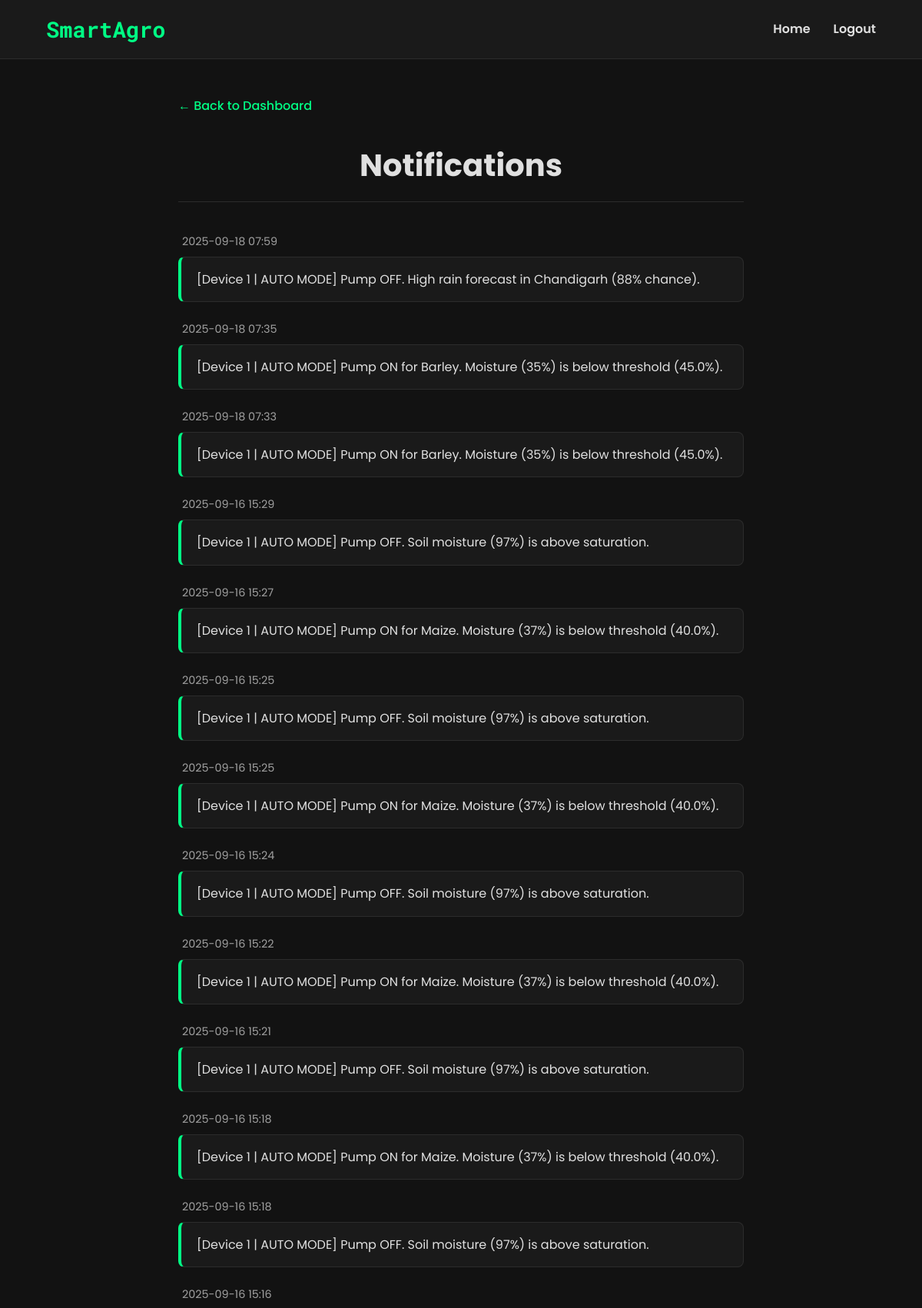
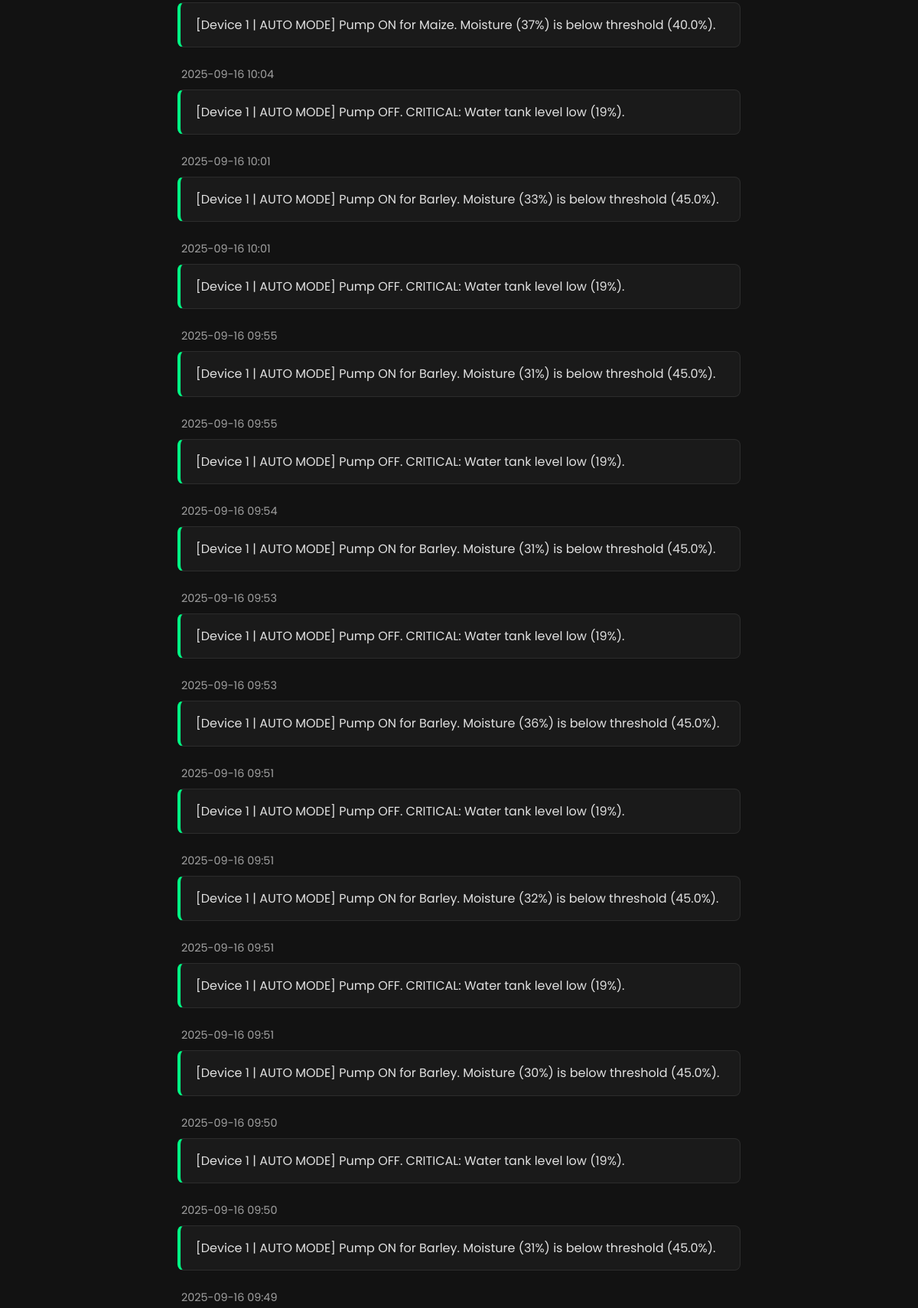
Page /notifications (signed in, upper part) on the committed database (2 pictures, top to bottom).
### tables this page shows
CREATE TABLE notifications(
id INTEGER PRIMARY KEY AUTOINCREMENT,
msg TEXT, time TEXT, device_id INTEGER DEFAULT 1);

### app.py (the view)
@app.route('/notifications')
def notifications():
    con = sqlite3.connect('database.db')
    cur = con.cursor()
    cur.execute("SELECT msg, time FROM notifications WHERE device_id = ? ORDER BY id DESC", (current_user.device_id,))
    noti = cur.fetchall()
    return render_template('notifications.html', noti = noti)

### app.py (called while the page is built)
def get_db_connection():
    con = sqlite3.connect('database.db')
    con.row_factory = sqlite3.Row
    return con

@login_manager.user_loader
def load_user(user_id):
    con = get_db_connection()
    user_data = con.execute('SELECT * FROM users WHERE id = ?', (user_id, )).fetchone()
    con.close()
    if user_data:
        return User(id = user_data['id'], username= user_data['username'], password = user_data['password'], device_id=user_data['device_id'], setup = user_data['setup'])
    return None

### templates/notifications.html (shortened to what this page needs)
<!DOCTYPE html>
<html lang="en">
<head>
</head>
<body>
    <header>
        <div id="logo">SmartAgro</div>
        <nav>
            <a href="{{url_for('index')}}">Home</a>
            <a href="{{url_for('logout')}}">Logout</a>
        </nav>
    </header>
    <main>
        <div class="back-link">
            <a href="/dashboard">
                ← Back to Dashboard
            </a>
        </div>
        <h1>Notifications</h1>
        {% for msg in noti %}
        <div class="notification-item">
            <span class="notification-timestamp">{{ msg[1] }}</span>
            <p class="notification-content">
                {{ msg[0].replace('\n', '<br>') | safe }}
            </p>
        </div>
        {% endfor %}
    </main>
</body>
</html>

### templates/notifications.html (style rules this page uses)
:root { --bg-dark: #121212; --nav-dark: #1a1a1a; --green-accent: #00ff85; --text-primary: #e0e0e0; --text-secondary: #a0a0a0; --border-color: #2c2c2c; }
* { margin: 0; padding: 0; box-sizing: border-box; }
body { font-family: 'Poppins', sans-serif; background-color: var(--bg-dark); color: var(--text-primary); line-height: 1.6; }
header { display: flex; justify-content: space-between; align-items: center; padding: 15px 5%; background-color: var(--nav-dark); border-bottom: 1px solid var(--border-color); position: sticky; top: 0; z-index: 100; }
#logo { font-family: 'Roboto Mono', monospace; font-size: 1.8em; font-weight: 700; color: var(--green-accent); }
nav { display: flex; gap: 30px; }
nav a { text-decoration: none; color: var(--text-primary); font-weight: 600; transition: color 0.3s ease; }
main { width: 100%; max-width: 800px; margin: 3rem auto; padding: 0 2rem; animation: fadeIn 1s ease-in-out; }
.back-link { width: 100%; margin-bottom: 2rem; }
.back-link a { color: var(--green-accent); text-decoration: none; font-weight: 500; transition: color 0.2s ease; }
main h1 { color: var(--text-primary); text-align: center; border-bottom: 1px solid var(--border-color); padding-bottom: 15px; margin-bottom: 2.5rem; font-weight: 700; font-size: 2.5rem; }
.notification-item { margin-bottom: 1.5rem; }
.notification-timestamp { display: block; color: var(--text-secondary); font-size: 0.9rem; margin-bottom: 0.5rem; padding-left: 5px; }
.notification-content { background-color: var(--nav-dark); padding: 15px 20px; border-radius: 8px; border: 1px solid var(--border-color); border-left: 4px solid var(--green-accent); line-height: 1.7; transition: transform 0.3s ease, border-color 0.3s ease; }

### rows in the picture
notifications: time "2025-09-18 07:59", msg "[Device 1 | AUTO MODE] Pump OFF. High rain forecast in Chandigarh (88% chance)."
notifications: time "2025-09-18 07:35", msg "[Device 1 | AUTO MODE] Pump ON for Barley. Moisture (35%) is below threshold (45.0%)."
notifications: time "2025-09-18 07:33", msg "[Device 1 | AUTO MODE] Pump ON for Barley. Moisture (35%) is below threshold (45.0%)."
notifications: time "2025-09-16 15:29", msg "[Device 1 | AUTO MODE] Pump OFF. Soil moisture (97%) is above saturation."
notifications: time "2025-09-16 15:27", msg "[Device 1 | AUTO MODE] Pump ON for Maize. Moisture (37%) is below threshold (40.0%)."
notifications: time "2025-09-16 15:25", msg "[Device 1 | AUTO MODE] Pump OFF. Soil moisture (97%) is above saturation."
notifications: time "2025-09-16 15:25", msg "[Device 1 | AUTO MODE] Pump ON for Maize. Moisture (37%) is below threshold (40.0%)."
notifications: time "2025-09-16 15:24", msg "[Device 1 | AUTO MODE] Pump OFF. Soil moisture (97%) is above saturation."
notifications: time "2025-09-16 15:22", msg "[Device 1 | AUTO MODE] Pump ON for Maize. Moisture (37%) is below threshold (40.0%)."
notifications: time "2025-09-16 15:21", msg "[Device 1 | AUTO MODE] Pump OFF. Soil moisture (97%) is above saturation."
notifications: time "2025-09-16 15:18", msg "[Device 1 | AUTO MODE] Pump ON for Maize. Moisture (37%) is below threshold (40.0%)."
notifications: time "2025-09-16 15:18", msg "[Device 1 | AUTO MODE] Pump OFF. Soil moisture (97%) is above saturation."
notifications: time "2025-09-16 15:16", msg "[Device 1 | AUTO MODE] Pump ON for Maize. Moisture (37%) is below threshold (40.0%)."
notifications: time "2025-09-16 10:04", msg "[Device 1 | AUTO MODE] Pump OFF. CRITICAL: Water tank level low (19%)."
notifications: time "2025-09-16 10:01", msg "[Device 1 | AUTO MODE] Pump ON for Barley. Moisture (33%) is below threshold (45.0%)."
notifications: time "2025-09-16 10:01", msg "[Device 1 | AUTO MODE] Pump OFF. CRITICAL: Water tank level low (19%)."
notifications: time "2025-09-16 09:55", msg "[Device 1 | AUTO MODE] Pump ON for Barley. Moisture (31%) is below threshold (45.0%)."
notifications: time "2025-09-16 09:55", msg "[Device 1 | AUTO MODE] Pump OFF. CRITICAL: Water tank level low (19%)."
notifications: time "2025-09-16 09:54", msg "[Device 1 | AUTO MODE] Pump ON for Barley. Moisture (31%) is below threshold (45.0%)."
notifications: time "2025-09-16 09:53", msg "[Device 1 | AUTO MODE] Pump OFF. CRITICAL: Water tank level low (19%)."
notifications: time "2025-09-16 09:53", msg "[Device 1 | AUTO MODE] Pump ON for Barley. Moisture (36%) is below threshold (45.0%)."
notifications: time "2025-09-16 09:51", msg "[Device 1 | AUTO MODE] Pump OFF. CRITICAL: Water tank level low (19%)."
notifications: time "2025-09-16 09:51", msg "[Device 1 | AUTO MODE] Pump ON for Barley. Moisture (32%) is below threshold (45.0%)."
notifications: time "2025-09-16 09:51", msg "[Device 1 | AUTO MODE] Pump OFF. CRITICAL: Water tank level low (19%)."
notifications: time "2025-09-16 09:51", msg "[Device 1 | AUTO MODE] Pump ON for Barley. Moisture (30%) is below threshold (45.0%)."
notifications: time "2025-09-16 09:50", msg "[Device 1 | AUTO MODE] Pump OFF. CRITICAL: Water tank level low (19%)."
notifications: time "2025-09-16 09:50", msg "[Device 1 | AUTO MODE] Pump ON for Barley. Moisture (31%) is below threshold (45.0%)."
notifications: time "2025-09-16 09:49"
